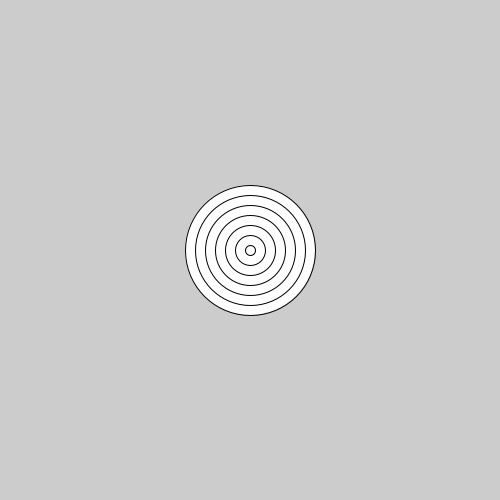
Frame 1 (no input)
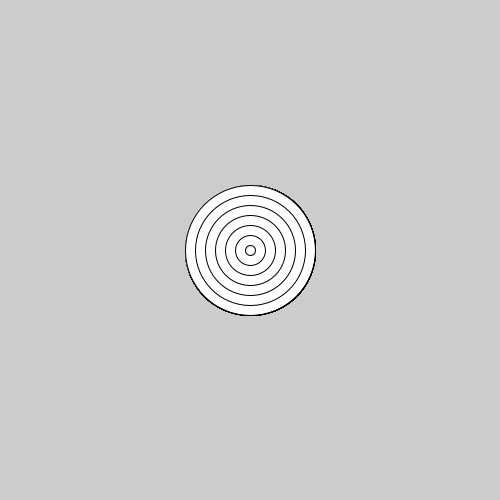
Frame 60 (the mouse pressed at the canvas centre just before this capture)
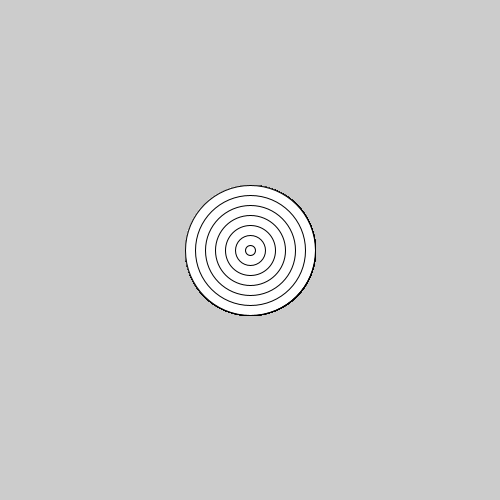
Frame 120 (the mouse held since frame 60 and released just before this capture)

The Processing sketch that drew these frames (run headless with seeded random() and noise(); from frame 60 on, the mouse is pressed at the canvas centre):

// Processing sketch: Bullseye
// ── Bullseye.pde
void setup() {
  size(500,500);
}
void draw(){
  fill(255,255,255);
  ellipse(250,250,130,130);
    noFill();
  ellipse(250,250,10,10);
  ellipse(250,250,30,30);
  ellipse(250,250,50,50);
  ellipse(250,250,70,70);
  ellipse(250,250,90,90);
  ellipse(250,250,110,110);
}
